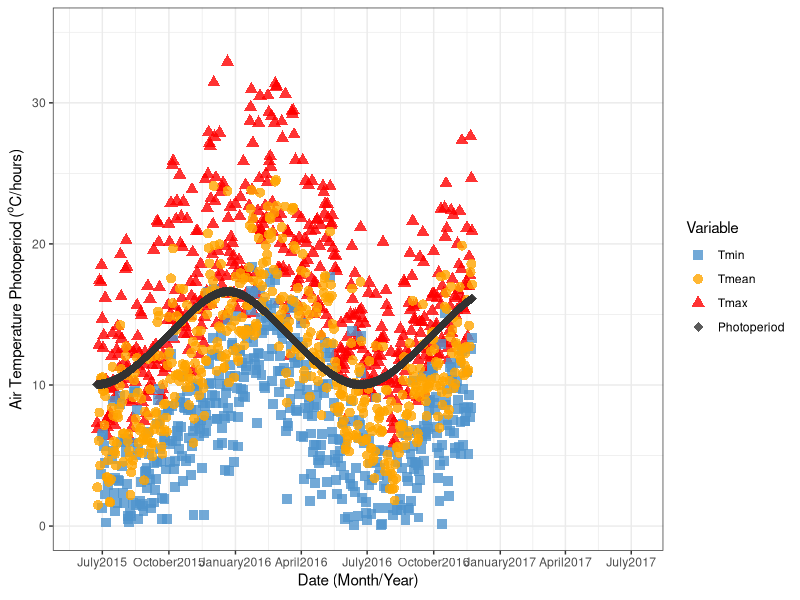
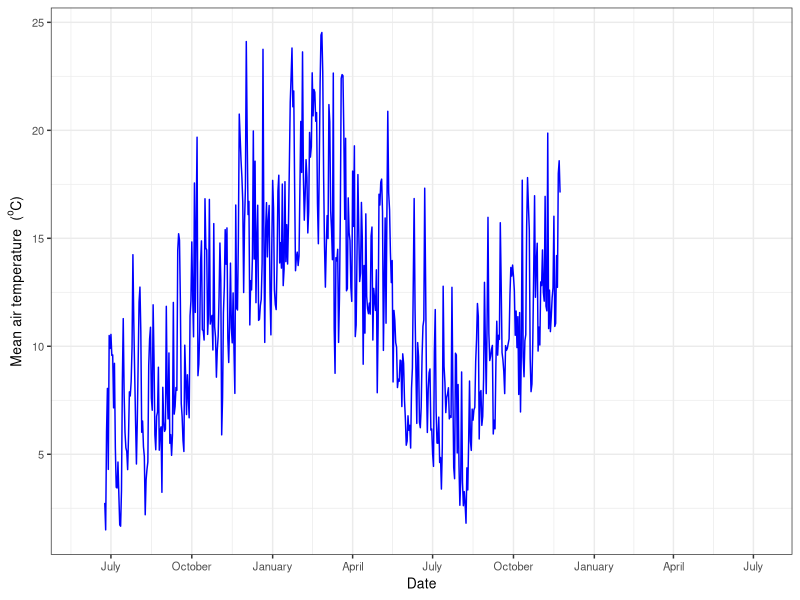
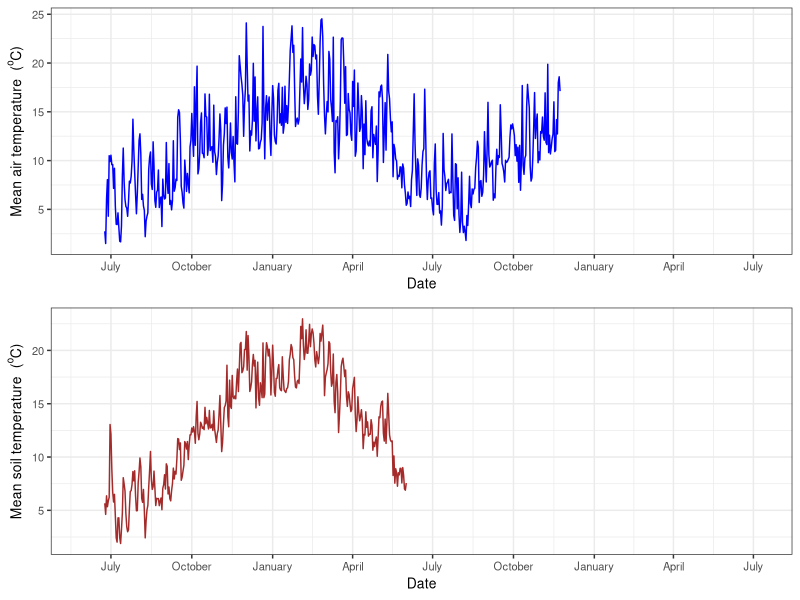
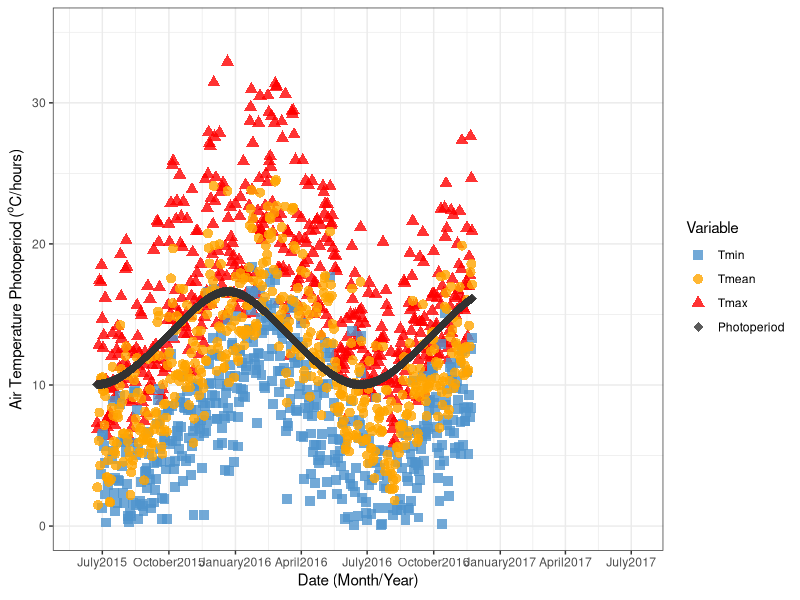

R code for these plots, in order:
## ---- chunk 1
library(tidyr)
library (dplyr)
library (ggplot2)
library (lubridate)
library (scales)
library(gridExtra)
## ---- chunk 2

setwd("C:\\GitHubRepos\\SubCloverPhD\\SubClover\\Iv2_SoilAirTemp")
getwd()
#read soil and Air data 
df_file <- read.table("SoilTemp.txt", header=TRUE)
df_Air <- read.table("RawWeaIv2.txt", header=TRUE)

head(df_file)
tail (df_Air)
#keep this scirpt for the real weather data

str(df_Air)


## ---- chunk 3

df_gather<-df_Air %>%
  select(Date,Tx,Tm,MeanTt,Pp)%>%
gather(key= "Variable" , value = "TempHour", Tx,Tm,MeanTt,Pp)%>%
  mutate(Date=dmy(Date))
  

df_gather%>%
  mutate(Variable=factor(Variable,levels=c("Tm","MeanTt","Tx","Pp"),labels = c("Tmin","Tmean","Tmax","Photoperiod")))%>%
 ggplot(aes(x=Date, y= TempHour)) +
  theme_bw()+
  geom_point(aes(colour=Variable,shape=Variable), alpha=0.8, size=3)+
  #geom_point()+
  scale_color_manual(values = c("steelblue3","orange","red", "gray20" ))+
  scale_shape_manual(values = c(15,16,17,18))+
  #geom_line(aes(colour=Variable))+
  #geom_smooth(aes(colour=Variable))+
  xlab(expression(Date~"(Month/Year)"))+
  
  ylab(expression(Air~Temperature~Photoperiod~"("^"o"*"C/hours)"))+
  scale_x_date(date_breaks = "3 month", 
                 date_labels = "%B%Y",
                 limits = as.Date(c('2015-06-01','2017-07-07')))+
  ylim(0,35)
    
 ggsave("plot_TempPpIversen.png", width=12, height=6, dpi=400)

## ---- chunk 4


g1<- df_file %>%
  mutate(Date = dmy(Date))%>% #(need to reformat date here)
  mutate(TempSoil10mm= as.numeric(TempSoil10mm))%>%
  #filter(year %in% 2015:2017) %>%
  group_by(Date) %>%
 summarise_all(funs(mean)) %>%
  ggplot(aes(x=Date, y= TempSoil10mm))  +
  #geom_point(colour= "darkblue", alpha=0.2) +
  geom_line(colour= "brown")+
  #stat_smooth(level = 0.9, size = 1, colour="white") + 
  theme_bw() +
  xlab("Date") + 
  ylab(expression(Mean~soil~temperature~~"("^"o"*"C)"))+
  theme(text = element_text(size=10))+
  scale_x_date(date_breaks = "3 month", 
                 date_labels = "%B",
                 limits = as.Date(c('2015-06-01','2017-07-07')))



## ---- chunk 5


 df_Air %>%
  mutate(Date = dmy(Date))%>% #(need to reformat date here)
  #filter(year %in% 2015:2017) %>%
  group_by(Date) %>%
  summarise_each(funs(mean))%>%
  ggplot(aes(x=Date, y= MeanTt))  +
  #geom_point(colour= "darkblue", alpha=0.2) +
  geom_line(colour= "blue")+
  #stat_smooth(level = 0.9, size = 1, colour="white") + 
  theme_bw() +
  xlab("Date") + 
  theme(text = element_text(size=10))+
  ylab(expression(Mean~air~temperature~~"("^"o"*"C)"))+
  scale_x_date(date_breaks = "3 month", 
                 date_labels = "%B",
                 limits = as.Date(c('2015-06-01','2017-07-07')))




## ---- chunk 6
g2 <-df_Air %>%
  mutate(Date = dmy(Date))%>% #(need to reformat date here)
  #filter(year %in% 2015:2017) %>%
  group_by(Date) %>%
  summarise_each(funs(mean))%>%
  ggplot(aes(x=Date, y= MeanTt))  +
  #geom_point(colour= "darkblue", alpha=0.2) +
  geom_line(colour= "blue")+
  #stat_smooth(level = 0.9, size = 1, colour="white") + 
  theme_bw() +
 xlab("Date") + 
  ylab(expression(Mean~air~temperature~~"("^"o"*"C)"))+
  theme(text = element_text(size=10))+
  scale_x_date(date_breaks = "3 month", 
                 date_labels = "%B",
                 limits = as.Date(c('2015-06-01','2017-07-07'))) 



## ---- chunk 7


grid.arrange(g2, g1)



